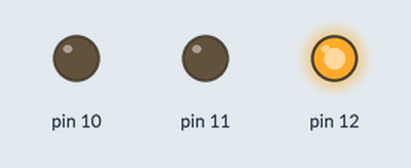
This sketch was run on a simulated Arduino Uno, built with avr-gcc and run on an emulated ATmega328P. Shown: output pins drawn as LEDs (lit = HIGH).

Above: at 0.2 s.
At 1.2 s:
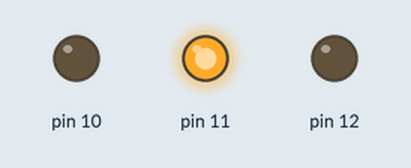
At 1.7 s:
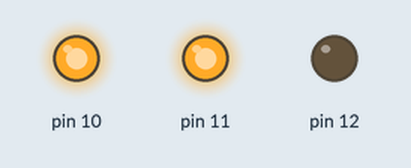
At 2.2 s:
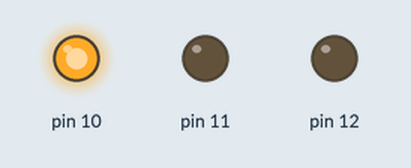
At 3.2 s:
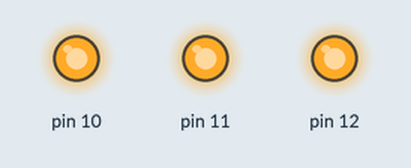
At 4.7 s:
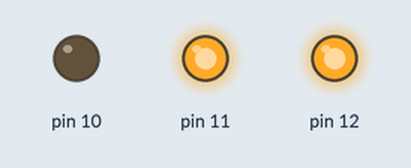
Timing chart, 0 to 5.2 s (numbered marks = the images above):
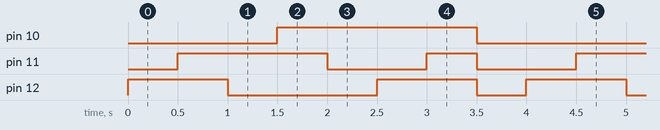

The sketch:

3blinksinseries.ino
```cpp
void setup() {
  // initialize digital pin LED_BUILTIN as an output.
  pinMode(12, OUTPUT);
  pinMode(11, OUTPUT);
  pinMode(10, OUTPUT);
}

// the loop function runs over and over again forever
void loop() {
  digitalWrite(12, HIGH);
  delay(500);
  digitalWrite(11, HIGH);
  digitalWrite(12, HIGH);
  delay(500);
  digitalWrite(11, HIGH);
  digitalWrite(12, LOW);
  delay(500);
  digitalWrite(11, HIGH);
  digitalWrite(10, HIGH);
  delay(500);
  digitalWrite(11, LOW);
  digitalWrite(10, HIGH);
  delay(500);
  digitalWrite(10, HIGH);
  digitalWrite(12, HIGH);
  delay(500);
  digitalWrite(10, HIGH);
  digitalWrite(11, HIGH);
  digitalWrite(12, HIGH);
  delay(500);
  digitalWrite(10, LOW);
  digitalWrite(11, LOW);
  digitalWrite(12, LOW);
  delay(500);


}
```

Measured:
- by itself, pin 10: alternates HIGH for 2.0 s and LOW for 2.0 s
- by itself, pin 11: repeats every 4.0 s: LOW 1.0 s, HIGH 0.50 s, LOW 1.0 s, HIGH 1.5 s
- by itself, pin 12: repeats every 4.0 s: LOW 1.5 s, HIGH 1.0 s, LOW 0.50 s, HIGH 1.0 s
